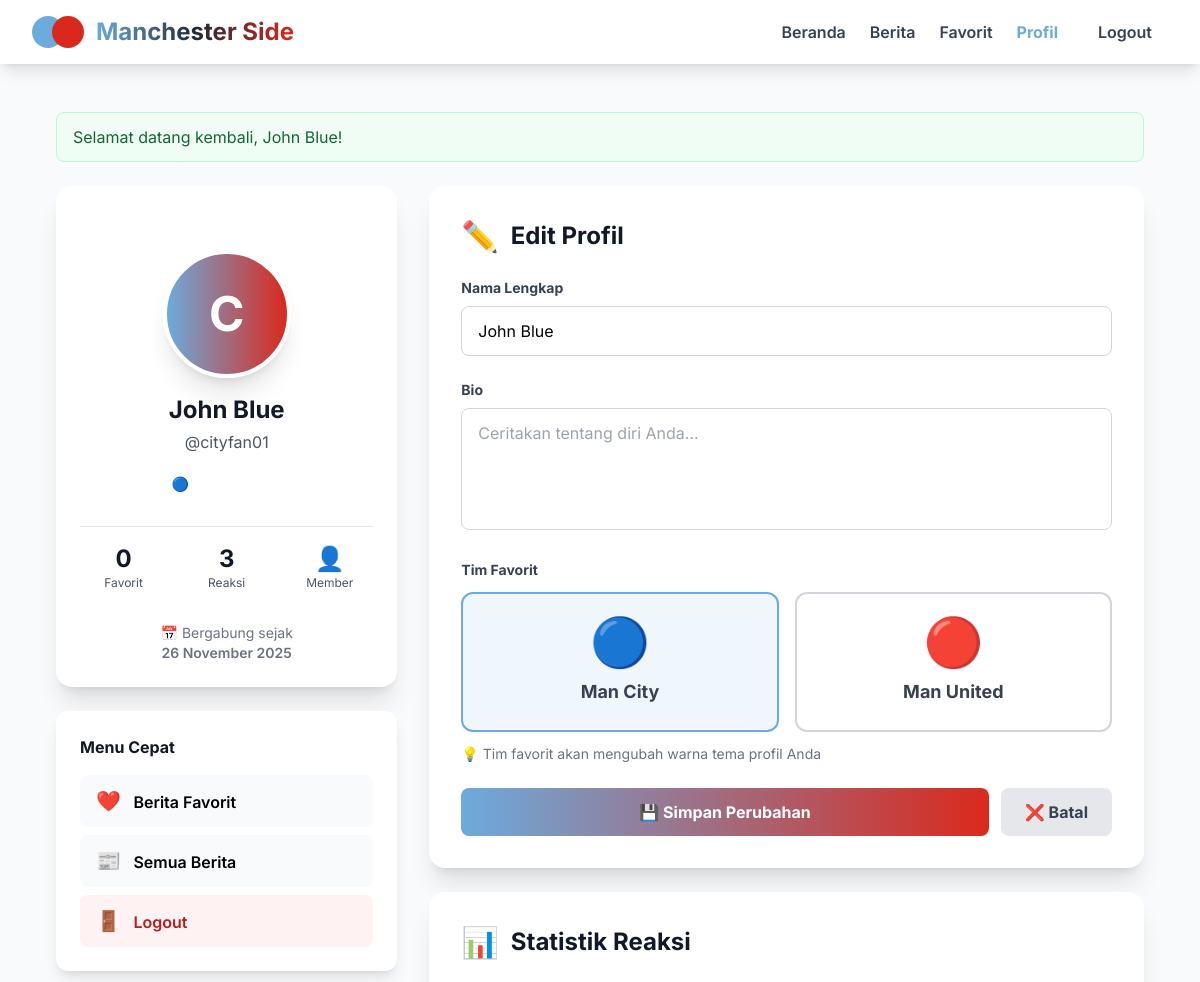
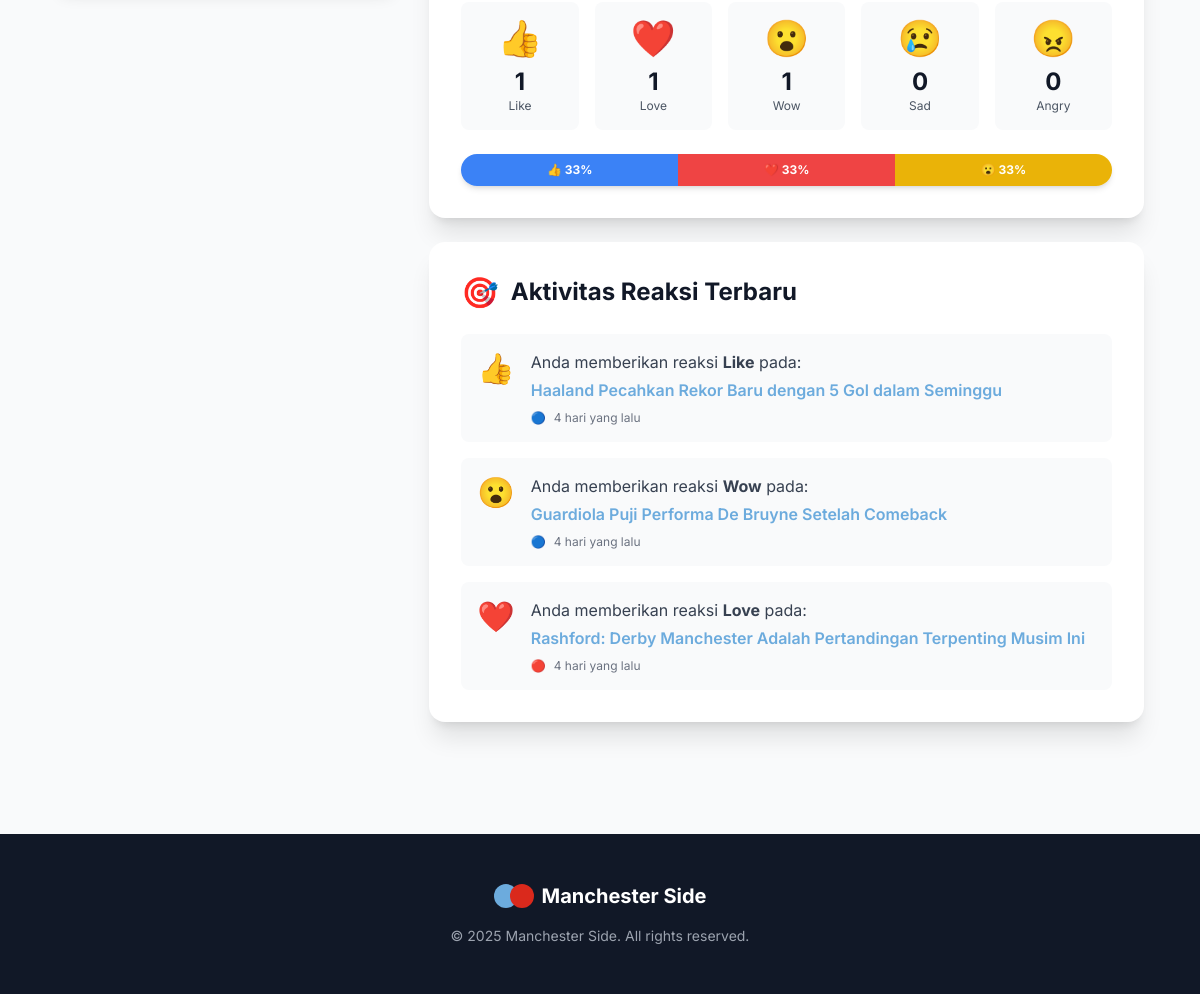
The app's page /profile.php (signed in) with its own data (2 pictures, top to bottom).
### tables this page shows
CREATE TABLE users (
    id INT PRIMARY KEY AUTO_INCREMENT,
    username VARCHAR(50) NOT NULL UNIQUE,
    email VARCHAR(100) NOT NULL UNIQUE,
    password VARCHAR(255) NOT NULL,  
    full_name VARCHAR(100),
    favorite_team VARCHAR(10),  
    avatar VARCHAR(255) DEFAULT 'default-avatar.png',
    bio TEXT,
    is_active TINYINT(1) DEFAULT 1,
    created_at TIMESTAMP DEFAULT CURRENT_TIMESTAMP,
    updated_at TIMESTAMP DEFAULT CURRENT_TIMESTAMP ON UPDATE CURRENT_TIMESTAMP,
    FOREIGN KEY (favorite_team) REFERENCES clubs(code) ON DELETE SET NULL
);

CREATE TABLE article_reactions (
    id INT PRIMARY KEY AUTO_INCREMENT,
    article_id INT NOT NULL,
    user_id INT NOT NULL,
    reaction_type ENUM('like', 'love', 'wow', 'sad', 'angry') NOT NULL,
    created_at TIMESTAMP DEFAULT CURRENT_TIMESTAMP,
    updated_at TIMESTAMP DEFAULT CURRENT_TIMESTAMP ON UPDATE CURRENT_TIMESTAMP,
    FOREIGN KEY (article_id) REFERENCES articles(id) ON DELETE CASCADE,
    FOREIGN KEY (user_id) REFERENCES users(id) ON DELETE CASCADE,
    UNIQUE KEY unique_user_article_reaction (user_id, article_id),
    INDEX idx_article (article_id),
    INDEX idx_user (user_id)
);

CREATE TABLE articles (
    id INT PRIMARY KEY AUTO_INCREMENT,
    title VARCHAR(255) NOT NULL,
    slug VARCHAR(255) NOT NULL UNIQUE,
    content TEXT NOT NULL,
    excerpt VARCHAR(500),
    image_url VARCHAR(255),
    club_id INT,  
    author_id INT NOT NULL,
    category ENUM('news', 'match', 'transfer', 'interview', 'analysis') DEFAULT 'news',
    is_published TINYINT(1) DEFAULT 0,
    is_featured TINYINT(1) DEFAULT 0,
    views INT DEFAULT 0,
    reaction_like INT DEFAULT 0,
    reaction_love INT DEFAULT 0,
    reaction_wow INT DEFAULT 0,
    reaction_sad INT DEFAULT 0,
    reaction_angry INT DEFAULT 0,
    total_reactions INT DEFAULT 0,
    published_at TIMESTAMP NULL,
    created_at TIMESTAMP DEFAULT CURRENT_TIMESTAMP,
    updated_at TIMESTAMP DEFAULT CURRENT_TIMESTAMP ON UPDATE CURRENT_TIMESTAMP,
    FOREIGN KEY (club_id) REFERENCES clubs(id) ON DELETE SET NULL,
    FOREIGN KEY (author_id) REFERENCES admins(id) ON DELETE CASCADE,
    INDEX idx_slug (slug),
    INDEX idx_published (is_published, published_at)
);

CREATE TABLE clubs (
    id INT PRIMARY KEY AUTO_INCREMENT,
    name VARCHAR(100) NOT NULL,
    code VARCHAR(10) NOT NULL UNIQUE,  
    full_name VARCHAR(150) NOT NULL,
    founded_year INT NOT NULL,
    stadium_name VARCHAR(100) NOT NULL,
    stadium_capacity INT NOT NULL,
    stadium_location VARCHAR(200),
    history TEXT,
    achievements TEXT,
    color_primary VARCHAR(7) NOT NULL,  
    color_secondary VARCHAR(7) NOT NULL,
    logo_url VARCHAR(255),
    created_at TIMESTAMP DEFAULT CURRENT_TIMESTAMP
);

### profile.php (the view, shortened to what the rows shown need)
<?php
require_once 'includes/config.php';
$db = getDB();
$user = getCurrentUser();
$recent_reactions = $db->query("SELECT
    r.reaction_type, r.created_at,
    a.title as article_title, a.slug as article_slug,
    c.code as club_code
FROM article_reactions r
JOIN articles a ON r.article_id = a.id
LEFT JOIN clubs c ON a.club_id = c.id
WHERE r.user_id = {$user['id']}
ORDER BY r.created_at DESC
LIMIT 10");
$reaction_stats = $db->query("SELECT
    reaction_type,
    COUNT(*) as count
FROM article_reactions
WHERE user_id = {$user['id']}
GROUP BY reaction_type");
$reaction_distribution = [];
while ($row = $reaction_stats->fetch_assoc()) {
    $reaction_distribution[$row['reaction_type']] = $row['count'];
}
$reaction_emojis = [
    'like' => '👍',
    'love' => '❤️',
    'wow' => '😮',
    'sad' => '😢',
    'angry' => '😠'
];
?>
<!DOCTYPE html>
<html lang="id">
<head>
    <script src="https://cdn.tailwindcss.com"></script>
</head>
<body class="bg-gray-50">
    <main class="max-w-6xl mx-auto px-4 sm:px-6 lg:px-8 py-12">
        <div class="grid lg:grid-cols-3 gap-8">
            <div class="lg:col-span-1">
                <div class="bg-white rounded-2xl shadow-xl overflow-hidden">
                    <div class="px-6 pb-6">
                        <div class="flex justify-center -mt-16 mb-4">
                            <div class="w-32 h-32 bg-gradient-to-r from-city-blue to-united-red rounded-full flex items-center justify-center text-white text-5xl font-bold border-4 border-white shadow-xl">
                                <?php echo strtoupper(substr($user['username'], 0, 1)); ?>
                            </div>
                        </div>
                        <div class="text-center mb-6">
                            <h1 class="text-2xl font-bold text-gray-900 mb-1"><?php echo $user['full_name'] ?? $user['username']; ?></h1>
                            <p class="text-gray-600">@<?php echo $user['username']; ?></p>
                            <?php if ($user['favorite_team']): ?>
                                <div class="mt-3">
                                    <span class="inline-block px-4 py-2 bg-gradient-to-r from-<?php echo $user['favorite_team'] === 'CITY' ? 'city-blue' : 'united-red'; ?>-500 to-<?php echo $user['favorite_team'] === 'CITY' ? 'city-navy' : 'red'; ?>-900 text-white rounded-full text-sm font-bold">
                                        <?php echo getClubEmoji($user['favorite_team']); ?>
                                    </span>
                                </div>
                            <?php endif; ?>
                        </div>
                    </div>
                </div>
            </div>
            <div class="lg:col-span-2 space-y-6">
                <div class="bg-white rounded-2xl shadow-xl p-8">
                    <h2 class="text-2xl font-bold text-gray-900 mb-6 flex items-center">
                        <span class="text-3xl mr-3">✏️</span>
                        Edit Profil
                    </h2>
                    <form method="POST" action="" class="space-y-6">
                        <div>
                            <label for="full_name" class="block text-sm font-bold text-gray-700 mb-2">
                                Nama Lengkap
                            </label>
                            <input
                                type="text"
                                id="full_name"
                                name="full_name"
                                value="<?php echo htmlspecialchars($user['full_name'] ?? ''); ?>"
                                required
                                class="w-full px-4 py-3 border border-gray-300 rounded-lg focus:ring-2 focus:ring-city-blue focus:border-transparent"
                                placeholder="Nama lengkap Anda"
                            >
                        </div>
                    </form>
                </div>
                <?php if (!empty($reaction_distribution)): ?>
                <div class="bg-white rounded-2xl shadow-xl p-8">
                    <h2 class="text-2xl font-bold text-gray-900 mb-6 flex items-center">
                        <span class="text-3xl mr-3">📊</span>
                        Statistik Reaksi
                    </h2>
                </div>
                <?php endif; ?>
                <div class="bg-white rounded-2xl shadow-xl p-8">
                    <h2 class="text-2xl font-bold text-gray-900 mb-6 flex items-center">
                        <span class="text-3xl mr-3">🎯</span>
                        Aktivitas Reaksi Terbaru
                    </h2>
                    <?php if ($recent_reactions->num_rows > 0): ?>
                        <div class="space-y-4">
                            <?php while ($reaction = $recent_reactions->fetch_assoc()): ?>
                                <div class="flex items-start space-x-4 p-4 bg-gray-50 rounded-lg hover:bg-gray-100 transition">
                                    <div class="text-3xl flex-shrink-0">
                                        <?php echo $reaction_emojis[$reaction['reaction_type']]; ?>
                                    </div>
                                    <div class="flex-1 min-w-0">
                                        <p class="text-gray-700 mb-1">
                                            Anda memberikan reaksi <span class="font-bold capitalize"><?php echo $reaction['reaction_type']; ?></span> pada:
                                        </p>
                                        <a href="news-detail.php?slug=<?php echo $reaction['article_slug']; ?>" class="text-city-blue hover:underline font-semibold block truncate">
                                            <?php echo $reaction['article_title']; ?>
                                        </a>
                                        <div class="flex items-center mt-2 text-xs text-gray-500">
                                            <?php if ($reaction['club_code']): ?>
                                                <span class="mr-2"><?php echo getClubEmoji($reaction['club_code']); ?></span>
                                            <?php endif; ?>
                                            <span><?php echo timeAgo($reaction['created_at']); ?></span>
                                        </div>
                                    </div>
                                </div>
                            <?php endwhile; ?>
                        </div>
                    <?php endif; ?>
                </div>
            </div>
        </div>
    </main>
</body>
</html>

### records on screen
users: username "C", full_name "John Blue", username "cityfan01", favorite_team "🔵"
article_reactions: reaction_type "👍", reaction_type "Like", article.title "Haaland Pecahkan Rekor Baru dengan 5 Gol dalam Seminggu", clubs.code "🔵", created_at "4 hari yang lalu"
article_reactions: reaction_type "😮", reaction_type "Wow", article.title "Guardiola Puji Performa De Bruyne Setelah Comeback", clubs.code "🔵", created_at "4 hari yang lalu"
article_reactions: reaction_type "❤️", reaction_type "Love", article.title "Rashford: Derby Manchester Adalah Pertandingan Terpenting Musim Ini", clubs.code "🔴", created_at "4 hari yang lalu"

### other values on screen
$flash['message'] "Selamat datang kembali, John Blue!"
$stats['favorites'] "0"
$stats['reactions'] "3"
$stats['member_since'] "26 November 2025"
$emoji "👍"
$count "1"
$type "Like"
$emoji "❤️"
$type "Love"
$emoji "😮"
$type "Wow"
$emoji "😢"
$count "0"
$type "Sad"
$emoji "😠"
